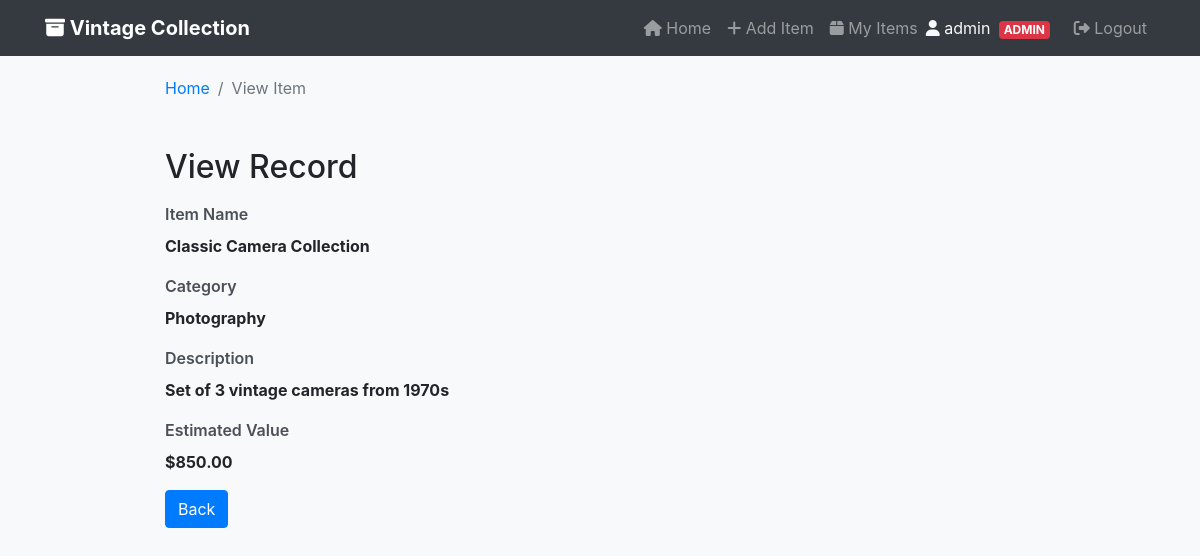
The app's page /read.php?id=3 (signed in) with its own data.
### tables this page shows
CREATE TABLE IF NOT EXISTS items (
    id INT NOT NULL PRIMARY KEY AUTO_INCREMENT,
    item_name VARCHAR(255) NOT NULL,
    category VARCHAR(100) NOT NULL,
    description TEXT,
    estimated_value DECIMAL(10, 2) NOT NULL,
    user_id INT NOT NULL,
    image_path VARCHAR(500),
    created_at TIMESTAMP DEFAULT CURRENT_TIMESTAMP,
    FOREIGN KEY (user_id) REFERENCES users(id) ON DELETE CASCADE
);

### public/read.php (the view, shortened to what this page needs)
<?php
if (isset($_GET["id"]) && !empty(trim($_GET["id"]))) {
    $sql = "SELECT * FROM items WHERE id = ?";
    if ($stmt = mysqli_prepare($link, $sql)) {
        mysqli_stmt_bind_param($stmt, "i", $param_id);
        if (mysqli_stmt_execute($stmt)) {
            $result = mysqli_stmt_get_result($stmt);
            if (mysqli_num_rows($result) == 1) {
                $row = mysqli_fetch_array($result, MYSQLI_ASSOC);
                $item_name = $row["item_name"];
                $category = $row["category"];
                $description = $row["description"];
                $estimated_value = $row["estimated_value"];
            } else {
                header("location: index.php");
                exit();
            }
        } else {
            echo "Oops! Something went wrong. Please try again later.";
        }
    }
} else {
    header("location: index.php");
    exit();
}
include "includes/header.php";
?>
<div class="row">
    <div class="col-md-12">
        <nav aria-label="breadcrumb">
            <ol class="breadcrumb">
                <li class="breadcrumb-item"><a href="index.php">Home</a></li>
                <li class="breadcrumb-item active" aria-current="page">View Item</li>
            </ol>
        </nav>
        <h2 class="mt-5 mb-3">View Record</h2>
        <div class="form-group">
            <label>Item Name</label>
            <p><b><?php echo htmlspecialchars($item_name); ?></b></p>
        </div>
        <div class="form-group">
            <label>Category</label>
            <p><b><?php echo htmlspecialchars($category); ?></b></p>
        </div>
        <div class="form-group">
            <label>Description</label>
            <p><b><?php echo htmlspecialchars($description); ?></b></p>
        </div>
        <div class="form-group">
            <label>Estimated Value</label>
            <p><b>$<?php echo number_format($estimated_value, 2); ?></b></p>
        </div>
        <p><a href="index.php" class="btn btn-primary">Back</a></p>
    </div>
</div>
<?php include "includes/footer.php"; ?>

### public/assets/css/custom.css (style rules this page uses)
body { background-color: #f8f9fa; }
.breadcrumb { background-color: transparent; padding: 0; margin-bottom: 20px; }
.form-group label { font-weight: 600; color: #495057; }
.btn { border-radius: 4px; }

### records on screen
items: item_name "Classic Camera Collection", category "Photography", description "Set of 3 vintage cameras from 1970s", estimated_value "850.00"

### other values on screen
$_SESSION["username"] "admin"
